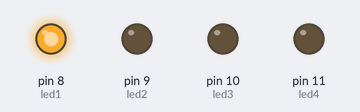
Simulated run of this sketch. Board: Arduino Uno, built with avr-gcc and run on an emulated ATmega328P. Parts: output pins drawn as LEDs (lit = HIGH).

Above: at 0.5 s.
At 2.5 s:
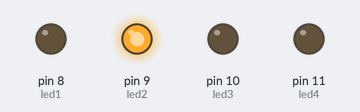
At 4.5 s:
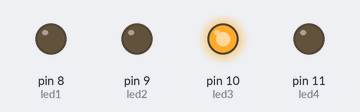
At 6.5 s:
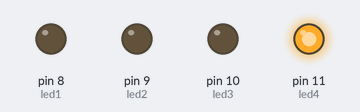
At 9.5 s:
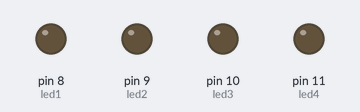
Timing chart, 0 to 10.4 s (numbered marks = the images above):
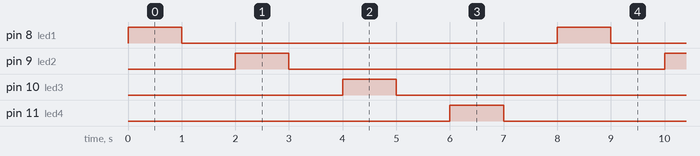

Measured:
- by itself, pin 8 (led1), pin 9 (led2), pin 10 (led3), pin 11 (led4): alternates HIGH for 1.0 s and LOW for 7.0 s
- by itself, everything shown: repeats every 8.0 s, in 8 steps

The sketch:

LED_Blink.ino
```cpp
int led1 = 8;
int led2 = 9;
int led3 = 10;
int led4 = 11;

void setup() {
  // put your setup code here, to run once:
pinMode(led1, OUTPUT);
pinMode(led2, OUTPUT);
pinMode(led3, OUTPUT);
pinMode(led4, OUTPUT);

}

void loop() {
  // put your main code here, to run repeatedly:
digitalWrite(led1,HIGH);
delay(1000);
digitalWrite(led1,LOW);
delay(1000);
digitalWrite(led2,HIGH);
delay(1000);
digitalWrite(led2,LOW);
delay(1000);
digitalWrite(led3,HIGH);
delay(1000);
digitalWrite(led3,LOW);
delay(1000);
digitalWrite(led4,HIGH);
delay(1000);
digitalWrite(led4,LOW);
delay(1000);
}
```
